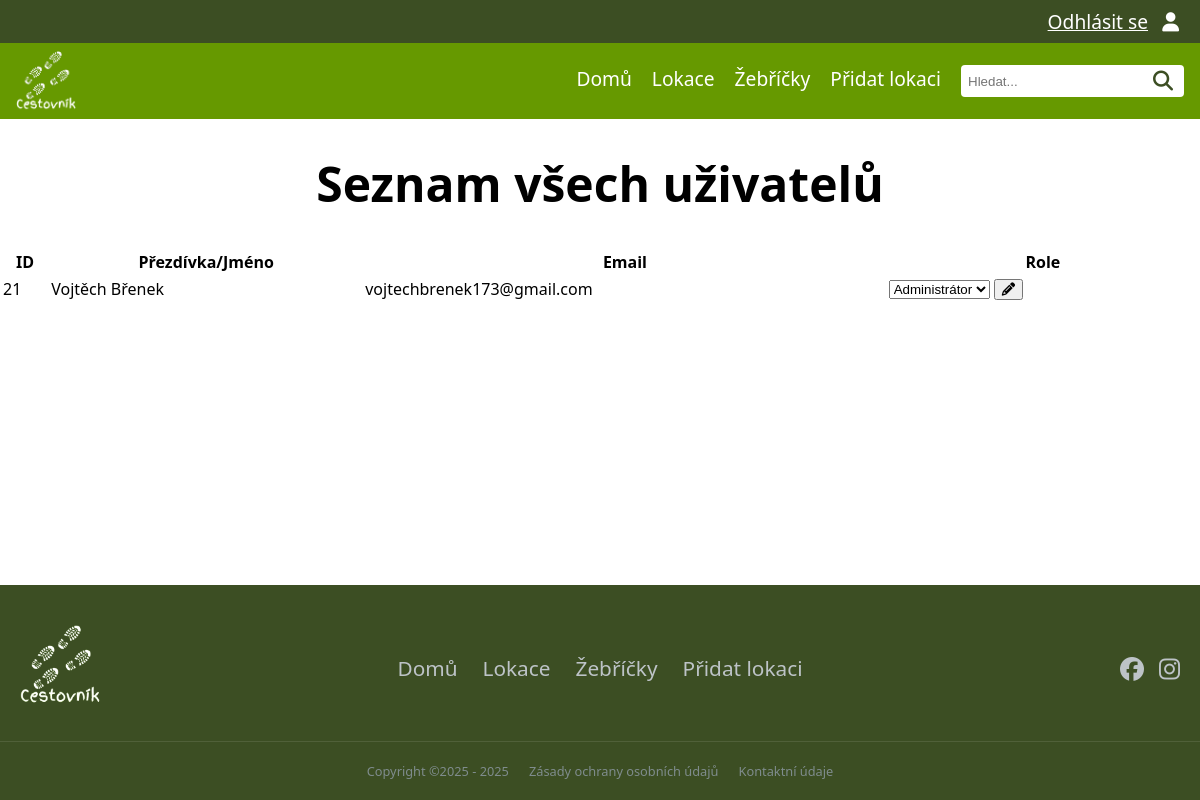
Page /all_users (signed in) on the earlier database version.
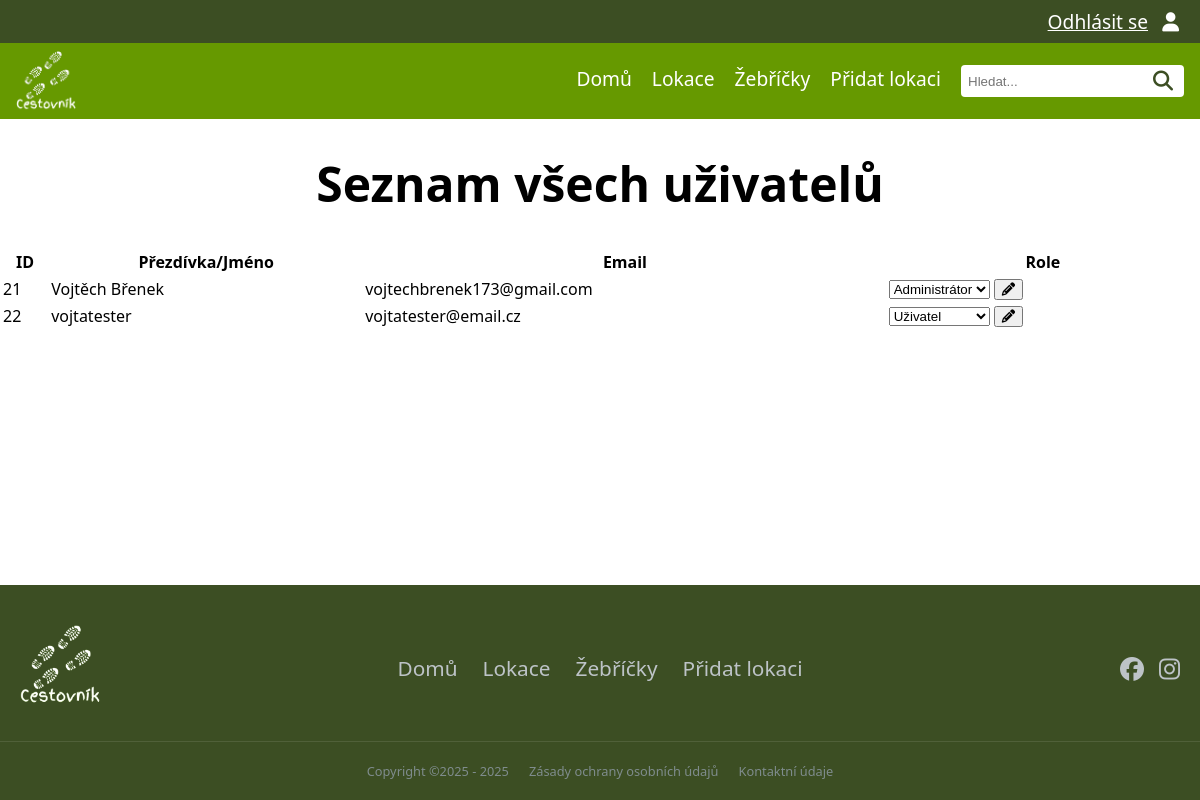
Same page on the later database version.
### tables this page shows
CREATE TABLE "user"
(
    id               INTEGER
        primary key autoincrement,
    name             VARCHAR not null,
    email            VARCHAR not null
        unique,
    password_hash    VARCHAR not null,
    id_role          INTEGER
        references role,
    id_auth_provider integer
        constraint user_auth_provider_id_fk
            references auth_provider
);

### pages/all_users.py (the view)
@router.get("/all_users", response_class=HTMLResponse)
async def all_users_page(request: Request, svc: UserService = Depends(user_service)):
    if not request.session.get("user"):
        return RedirectResponse(url="/login", status_code=303)
    all_users = svc.list_all_users()
    return request.app.state.templates.TemplateResponse(
        "all_users.html",
        {
            "request": request,
            "title": "Seznam všech uživatelů",
            "all_users": all_users
        }
    )

### templates/all_users.html (shortened to what this page needs)
{% extends "base.html" %}
{% block content %}
    <h1>{{ title }}</h1>
    {% if all_users %}
        <table>
            <tr>
                <th>ID</th>
                <th>Přezdívka/Jméno</th>
                <th>Email</th>
                <th>Role</th>
            </tr>
            {% for user in all_users %}
                <tr>
                    <td>{{ user['id'] }}</td>
                    <td>{{ user['name'] }}</td>
                    <td>{{ user['email'] }}</td>
                    <td>
                        <form action="/all_users/update" method="post">
                            <select name="role">
                                <option value="1" {% if user['role'] == 1 %}selected{% endif %}>Administrátor</option>
                                <option value="3" {% if user['role'] == 3 %}selected{% endif %}>Uživatel</option>
                            </select>
                            <button type="submit" title="Uložit změnu role"><i class="fa-solid fa-pencil"></i></button>
                        </form>
                    </td>
                </tr>
            {% endfor %}
        </table>
    {% else %}
        <p>Žádní uživatelé</p>
    {% endif %}
{% endblock %}

### templates/base.html (shortened to what this page needs)
<!DOCTYPE html>
<html lang="cs">
<head>
    <link rel="stylesheet" href="{{ url_for('static', path='css/style.css') }}">
    <link rel="stylesheet" href="{{ url_for('static', path='css/header.css') }}">
    <link rel="stylesheet" href="{{ url_for('static', path='css/footer.css') }}">
    <link rel="stylesheet" href="{{ url_for('static', path='css/icon.css') }}">
    <link rel="stylesheet" href="{{ url_for('static', path='css/location.css') }}">
    <link rel="stylesheet" href="https://cdnjs.cloudflare.com/ajax/libs/font-awesome/6.5.0/css/all.min.css">
</head>
<body>
{% include "components/header.html" %}
{% block content %}{% endblock %}
{% include "components/footer.html" %}
</body>
</html>

### templates/components/header.html (shortened to what this page needs)
<div class="header">
    <div class="upper-nav">
        <div class="upper-nav-items">
            {% if request.session.get('user') %}
                <a href="{{ url_for('logout') }}" class="upper-nav-item">Odhlásit se</a>
                <a href="{{ url_for('my_profile_page') }}" class="upper-nav-item"><i class="fa-solid fa-user"></i></a>
            {% else %}
                <a href="{{ url_for('register_page') }}" class="upper-nav-item">Zaregistrovat se</a>
                <a href="{{ url_for('login_page') }}" class="upper-nav-item"><i class="fa-regular fa-user"></i></a>
            {% endif %}
        </div>
    </div>
    <div class="lower-nav">
        <div class="lower-nav-logo">
            <a href="{{ url_for('landing_page') }}">
                <img alt="logo" src="{{ url_for('static', path='img/web/logo.webp') }}">
            </a>
        </div>
        <div class="lower-nav-items" id="navLinks">
            <a href="{{ url_for('landing_page') }}" class="lower-nav-item {% if request.url.path == '/' %}active{% endif %}">Domů</a>
            <a href="{{ url_for('list_locations_with_photos_rating') }} " class="lower-nav-item {% if request.url.path == '/locations' %}active{% endif %}">Lokace</a>
            <a href="{{ url_for('rankings_page') }}" class="lower-nav-item {% if request.url.path == '/rankings' %}active{% endif %}">Žebříčky</a>
            <a href="{{ url_for('add_location_page') }}" class="lower-nav-item {% if request.url.path == '/add_location' %}active{% endif %}">Přidat lokaci</a>
            <form action="/search" method="get" class="lower-nav-search">
                <input type="text" name="search_term" placeholder="Hledat..." required>
                <button type="submit"><i class="fa-solid fa-magnifying-glass"></i></button>
            </form>
        </div>
    </div>
</div>

### templates/components/footer.html
<footer class="footer">
    <div class="footer-top">
        <div class="footer-logo">
            <a href="{{ url_for('landing_page') }}">
                <img alt="logo" src="{{ url_for('static', path='img/web/logo.webp') }}"></a>
        </div>
        <nav class="footer-nav">
            <a href="{{ url_for('landing_page') }}" class="footer-nav-item">Domů</a>
            <a href="{{ url_for('list_locations_with_photos_rating') }}" class="footer-nav-item">Lokace</a>
            <a href="{{ url_for('rankings_page') }}" class="footer-nav-item">Žebříčky</a>
            <a href="{{ url_for('add_location_page') }}" class="footer-nav-item">Přidat lokaci</a>
        </nav>
        <div class="footer-icons">
            <a href="https://www.facebook.com/endurovojta173/" target="_blank"> <i class="fa-brands fa-facebook"></i></a>
            <a href="https://www.instagram.com/endurovojta173/" target="_blank"> <i class="fa-brands fa-instagram"></i></a>
        </div>
    </div>
    <div class="footer-bottom">
        <span>Copyright ©2025 - <script>document.write(new Date().getFullYear())</script></span>
        <span><a href="{{ url_for('privacy_policy_page') }}">Zásady ochrany osobních údajů</a></span>
        <span><a href="{{ url_for('contact_page') }}">Kontaktní údaje</a></span>
    </div>
</footer>

### static/css/style.css (style rules this page uses)
:root { font-family: system-ui, -apple-system, Segoe UI, Roboto, sans-serif; --background-color: white; --text-color: black; --light-green-color: #669900; --dark-green-color: #3c4e23; --white-text-color: white; --neutral-gray-color: #afafaf; --shadow-gray-color: #c8c8c8; --star-gold-color: #ffc107; --google-red-color:#DB4437; font-size: 16px; }
html, body { margin:0; padding: 0; background: var(--background-color); }
body { display: flex; flex-direction: column; min-height: 100vh; }
h1 { font-size: 3em; text-align: center; }

### static/css/header.css (style rules this page uses)
.header { overflow: visible; position: sticky; top: 0; z-index: 1000; }
.upper-nav { display: flex; flex-direction: row; align-items: center; background-color: var(--dark-green-color); justify-content: flex-end; font-size: 1rem; padding: 1vh 0 1vh 0; }
.upper-nav-items { margin-right: 2vh; }
.upper-nav-item { margin-left: 5px; margin-right: 5px; color: var(--white-text-color); font-size: 1.2em; }
.lower-nav { display: flex; flex-direction: row; align-items: center; max-height: 10vh; justify-content: space-between; background-color: var(--light-green-color, #333); }
.lower-nav-logo { width: 60px; height: auto; margin: 1vh 0 1vh 2vh; }
.lower-nav-logo img { width: 100%; height: 100%; object-fit: contain; display: block; }
.lower-nav-items { display: flex; gap: 20px; padding-right: 2vh; }
.lower-nav-item { color: var(--white-text-color, #fff); text-decoration: none; font-size: 1.2rem; font-weight: 500; }
.lower-nav-search { display: flex; align-items: center; background: white; padding: 5px; border-radius: 4px; }
.lower-nav-search input { border: none; outline: none; }
.lower-nav-search button { background: none; border: none; cursor: pointer; }
.fa-magnifying-glass { font-size: 1.5em; color: var(--dark-green-color); transition: transform 0.2s, color 0.2s; }
.fa-user, .upper-nav-item,.lower-nav-logo { transition: transform 0.2s, color 0.2s; }

### static/css/footer.css (style rules this page uses)
.footer { background-color: var(--dark-green-color); color: var(--white-text-color); padding: 40px 0 20px 0; margin-top: auto; font-size: 1.3rem; }
.footer-top { display: flex; justify-content: space-between; align-items: center; max-width: 1600px; margin: 0 auto; padding: 0 20px; flex-wrap: wrap; }
.footer-logo { width: 60px; }
.footer-logo img { height: 10vh; width: auto; object-fit: contain; }
.footer-nav { display: flex; gap: 25px; }
.footer-nav-item { color: #bdc3c7; text-decoration: none; font-weight: 500; transition: color 0.3s; }
.footer-icons { display: flex; gap: 15px; }
.footer-icons a { color: #bdc3c7; font-size: 1.5rem; transition: color 0.3s, transform 0.2s; }
.footer-bottom { border-top: 1px solid rgba(255, 255, 255, 0.1); margin-top: 30px; padding-top: 20px; text-align: center; color: #7f8c8d; font-size: 0.8rem; display: flex; justify-content: center; gap: 20px; flex-wrap: wrap; }
.footer-bottom a { color: #7f8c8d; text-decoration: none; }

Differences in the rows shown:
added user: id "22", name "vojtatester", email "vojtatester@email.cz", role "Uživatel"
